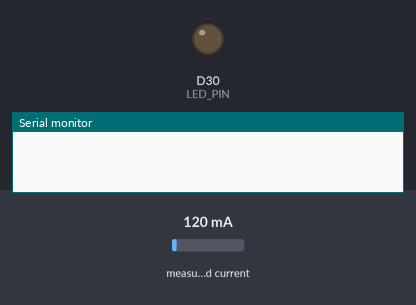
Bench run of a sketch on a simulated nRF52 board. Shown: output pins drawn as LEDs (lit = HIGH), the last lines printed to the serial monitor. The test bench sets the inputs (shaded band); at power-on: measured current 120 mA. A phone connects over Bluetooth LE 3 s after start.

Above: at 10.1 s.
At 20.31 s:
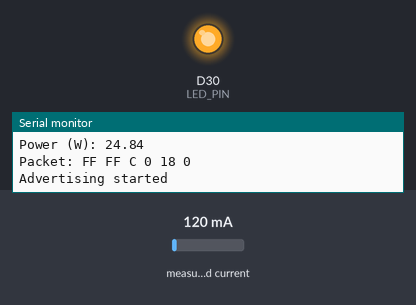
Timing chart, 0 to 26.3 s (numbered marks = the images above):
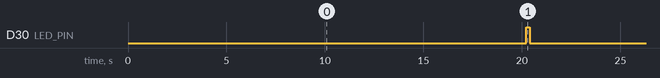

The sketch:

BLE_ADC_NRF.ino
```cpp
#include <Arduino.h>
#include <bluefruit.h>
#include "EmonLib.h"   // For CT current sensor

#define CT_PIN A0
#define LED_PIN 30
#define ADV_INTERVAL 20000   // 20 seconds

EnergyMonitor emon1;

double voltage = 230.0;        // mains voltage
double powerFactor = 0.9;      // assumed PF
double energy_kwh = 0;

uint32_t lastAdv = 0;
unsigned long lastTime = 0;

void startAdv(double Irms, double power)
{
  Serial.println("---- BLE Advertisement ----");

  // LED ON to indicate sending
  digitalWrite(LED_PIN, HIGH);

  Bluefruit.Advertising.stop();
  Bluefruit.Advertising.clearData();

  // Add the device name
  Bluefruit.Advertising.addName();

  // Pack data (Manufacturer Data)
  // Format: 2 bytes Company ID + 2 bytes Irms (scaled) + 2 bytes Power (scaled)
  uint8_t data[6];

  data[0] = 0xFF;  // Company ID
  data[1] = 0xFF;

  // scale Irms to 0-65535
  uint16_t Irms_scaled = Irms * 100; // 0.01A resolution
  data[2] = Irms_scaled & 0xFF;
  data[3] = Irms_scaled >> 8;

  // scale Power to 0-65535 W
  uint16_t power_scaled = power;  // 1W resolution
  data[4] = power_scaled & 0xFF;
  data[5] = power_scaled >> 8;

  Bluefruit.Advertising.addManufacturerData(data, sizeof(data));

  Serial.print("Irms (A): ");
  Serial.println(Irms);
  Serial.print("Power (W): ");
  Serial.println(power);

  Serial.print("Packet: ");
  for (int i = 0; i < 6; i++) {
    Serial.print(data[i], HEX);
    Serial.print(" ");
  }
  Serial.println();

  Bluefruit.Advertising.setInterval(160, 160); // ~100ms
  Bluefruit.Advertising.restartOnDisconnect(true);
  Bluefruit.Advertising.start(0);

  Serial.println("Advertising started");
  Serial.println();

  delay(200);
  digitalWrite(LED_PIN, LOW);
}

void setup()
{
  pinMode(LED_PIN, OUTPUT);

  //Serial.begin(115200);
  //while (!Serial) delay(10);

  //Serial.println("Starting CT Sensor Beacon");

  Bluefruit.begin();
  Bluefruit.setName("ADC_SENSOR");  // device name

  // CT sensor setup: CT100A/100mA ratio
  emon1.current(CT_PIN, 117); // ratio = 100A/100mA, 1000 is scaling factor

  lastTime = millis();

  //Serial.println("BLE Ready");
}

void loop()
{
  // calculate current RMS
  double Irms = emon1.calcIrms(1480);

  // calculate instantaneous power
  double power = voltage * Irms * powerFactor;

  // calculate energy increment
  unsigned long now = millis();
  double hours = (now - lastTime) / 3600000.0; // ms -> hours
  energy_kwh += (power * hours) / 1000.0;
  lastTime = now;

  // debug print
  //Serial.print("Irms: ");
  //Serial.println(Irms);
  //Serial.print("Power W: ");
  //Serial.println(power);
  //Serial.print("Energy kWh: ");
  //Serial.println(energy_kwh);
  //Serial.println();
  //Serial.println(analogRead(A0));

  // send BLE advertisement every 20s
  if (millis() - lastAdv > ADV_INTERVAL)
  {
    lastAdv = millis();
    startAdv(Irms, power);
  }

  delay(1000);
}
```

Measured:
- by itself, D30 (LED_PIN): alternates HIGH for 0.20 s and LOW for 20.0 s
